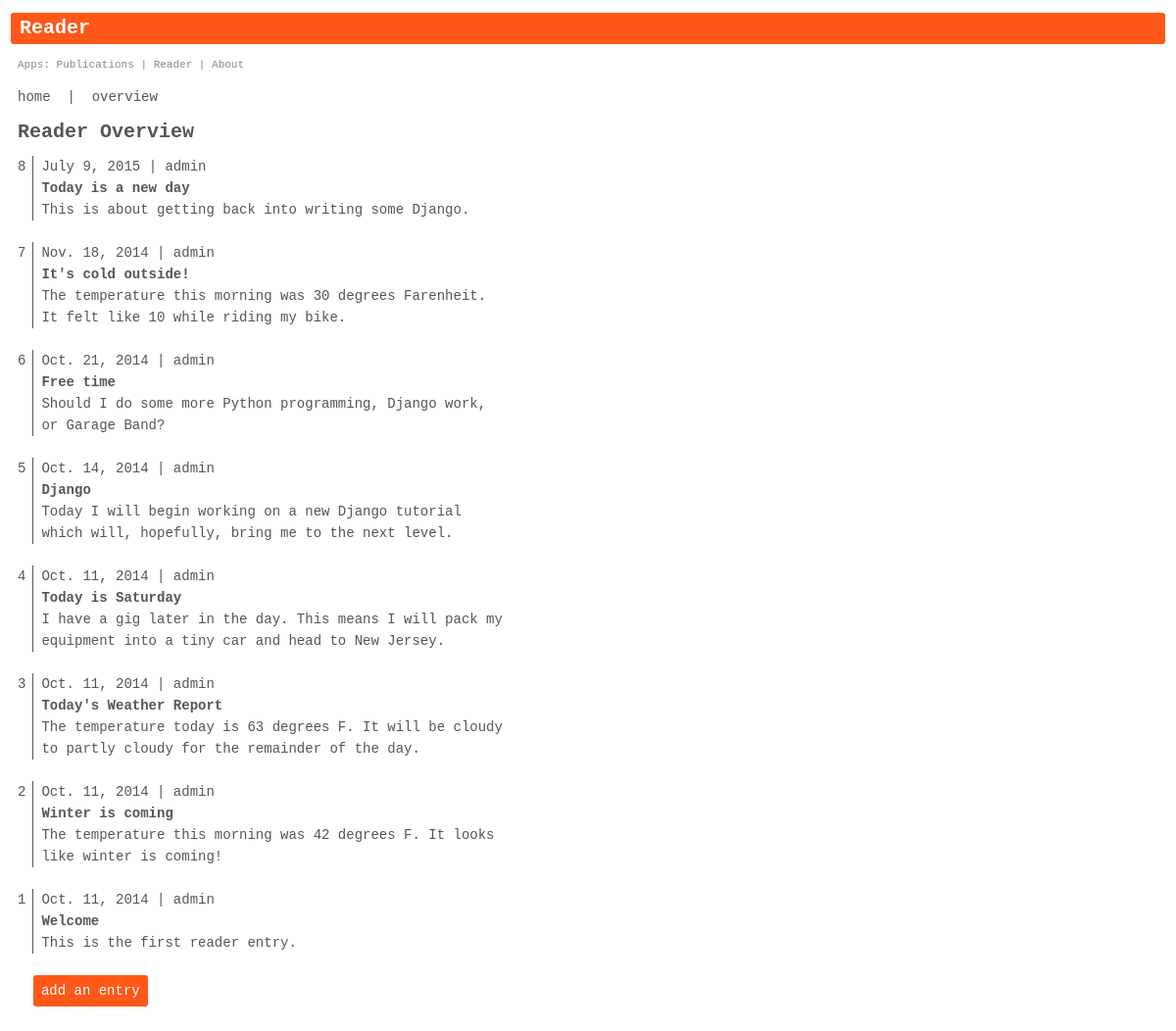
Page /reader/overview/ on the committed database.
### reader/models.py (models this page shows, shortened)
class Reader(models.Model):
    reader_title = models.CharField(max_length=80)
    reader_entry = models.TextField()
    reader_date = models.DateTimeField(auto_now=True)
    reader_author = models.CharField(
        max_length=80,
        default='admin'
    )

### reader/views.py (the view)
class OverviewView(ListView):
    template_name = 'reader/overview.html'
    context_object_name = 'all_items'
    def get_queryset(self):
        return Reader.objects.order_by('-id')

### templates/reader/overview.html (shortened to what this page needs)
{% extends "reader/base.html" %}
{% load humanize %}
{% block page %}
    <h1>Reader Overview</h1>
    {% if all_items %}
        <table>
            {% for item in all_items %}
            <tr>
                <td class="reader_id">{{ item.id }}</td>
                <td class="v_rule">&ensp;</td>
                <td class="reader_item">
                    {{ item.reader_date|naturalday }} |
                    {{ item.reader_author }}
                </td>
            </tr>
            <tr>
                <td>&nbsp;</td>
                <td class="v_rule">&ensp;</td>
                <td class="reader_item">
                    <strong>{{ item.reader_title }}</strong>
                    <br>
                    {{ item.reader_entry }}
                </td>
            </tr>
            <tr>
                <td colspan="3">&nbsp;</td>
            </tr>
            {% endfor %}
            <tr>
                <td>&nbsp;</td>
                <td>&ensp;</td>
                <td class="button"><a href="{% url 'reader:add' %}">
                    add an entry</a>
                </td>
            </tr>
        </table>
    {% else %}
        <p>No data available:</p>
    {% endif %}
{% endblock %}

### static/reader/base-styles.css (style rules this page uses)
body { margin: 10px 11px 25px 11px; }
li, a, h1, h2, p, label, input, td { font: 14px/22px courier, sans-serif; color: #555; text-decoration: none; }
table, tr, td { vertical-align: top; border-collapse: collapse; border: 0; padding: 0; margin: 0; }
td.reader_id { text-align: right; }
td.v_rule { border-right: solid 1px #555; }
td.reader_item { padding-left: 8px; }
h1 { font-size: 20px; font-weight: bold; }
.button { background-color: #ff5819; border-radius: 3px; display: inline-block; padding: 5px 8px 5px 8px; }
.button a { color: #fff; }

### rows in the picture
Reader: id "8", reader_date "July 9, 2015", reader_author "admin", reader_title "Today is a new day", reader_entry "This is about getting back into writing some Django."
Reader: id "7", reader_date "Nov. 18, 2014", reader_author "admin", reader_title "It's cold outside!", reader_entry "The temperature this morning was 30 degrees Farenheit. It felt like 10 while riding my bike."
Reader: id "6", reader_date "Oct. 21, 2014", reader_author "admin", reader_title "Free time", reader_entry "Should I do some more Python programming, Django work, or Garage Band?"
Reader: id "5", reader_date "Oct. 14, 2014", reader_author "admin", reader_title "Django", reader_entry "Today I will begin working on a new Django tutorial which will, hopefully, bring me to the next level."
Reader: id "4", reader_date "Oct. 11, 2014", reader_author "admin", reader_title "Today is Saturday", reader_entry "I have a gig later in the day. This means I will pack my equipment into a tiny car and head to New Jersey."
Reader: id "3", reader_date "Oct. 11, 2014", reader_author "admin", reader_title "Today's Weather Report", reader_entry "The temperature today is 63 degrees F. It will be cloudy to partly cloudy for the remainder of the day."
Reader: id "2", reader_date "Oct. 11, 2014", reader_author "admin", reader_title "Winter is coming", reader_entry "The temperature this morning was 42 degrees F. It looks like winter is coming!"
Reader: id "1", reader_date "Oct. 11, 2014", reader_author "admin", reader_title "Welcome", reader_entry "This is the first reader entry."
